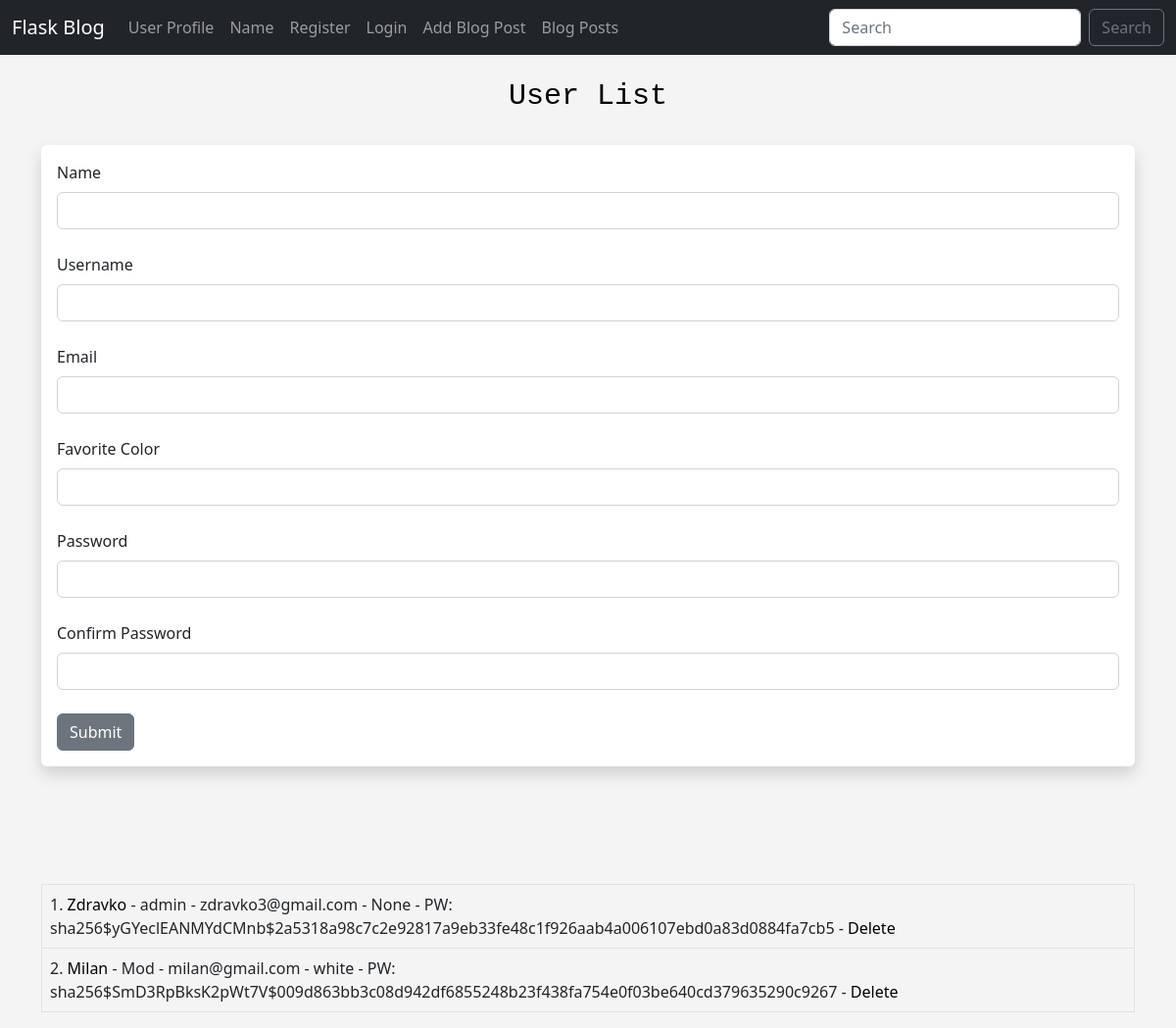
Screenshot of /user/add with the database file from the repository.
### app.py (models this page shows, shortened)
class Users(db.Model, UserMixin):
	id = db.Column(db.Integer, primary_key=True)
	username = db.Column(db.String(20), nullable=False, unique=True)
	name = db.Column(db.String(200), nullable=False)
	email = db.Column(db.String(120), nullable=False, unique=True)
	favorite_color = db.Column(db.String(120))
	date_added = db.Column(db.DateTime, default=datetime.utcnow)
	password_hash = db.Column(db.String(128))
	posts = db.relationship('Posts', backref='poster')
	@property
	def password(self):
		raise AttributeError('password is not a readable attribute!')

### app.py (the view, shortened to what this page needs)
@app.route('/user/add', methods=['GET', 'POST'])
def add_user():
	name = None
	form = UserForm()
	our_users = Users.query.order_by(Users.date_added)
	return render_template("add_user.html",
		form=form,
		name=name,
		our_users=our_users)

### webforms.py
class UserForm(FlaskForm):
	name = StringField("Name", validators=[DataRequired()])
	username = StringField("Username", validators=[DataRequired()])
	email = StringField("Email", validators=[DataRequired()])
	favorite_color = StringField("Favorite Color")
	password_hash = PasswordField('Password', validators=[DataRequired(), EqualTo('password_hash2', message='Passwords Must Match!')])
	password_hash2 = PasswordField('Confirm Password', validators=[DataRequired()])
	submit = SubmitField("Submit")

class SearchForm(FlaskForm):
	searched = StringField("Searched", validators=[DataRequired()])
	submit = SubmitField("Submit")

### app.py (called while the page is built)
@app.context_processor
def base():
	form = SearchForm()
	return dict(form=form)

### templates/add_user.html (shortened to what this page needs)
{% extends 'base.html' %}
{% block content %}
{% if name %}
	<h1>User Added!</h1>
	<br/><br/><br/>
	<table class="table table-hover
	table-bordered">
	{% for our_user in our_users %}
	<tr>
	<td>{{ our_user.id }}. <a href="{{ url_for('update', id=our_user.id) }}">
	{{ our_user.name }}</a> -
	{{ our_user.email }} - {{ our_user.favorite_color }} - <a href="{{ url_for('delete', id=our_user.id) }}">Delete</a> </td>
	</tr>
{% endfor %}
</table>
{% else %}
	<h1>User List</h1>
	<br/>
<div class="shadow p-3 mb-5 bg-body rounded">
	<form method="POST">
		{{ form.name.label(class="form-label") }}
		{{ form.name(class="form-control") }}
		<br/>
		{{ form.username.label(class="form-label") }}
		{{ form.username(class="form-control") }}
		<br/>
		{{ form.email.label(class="form-label") }}
		{{ form.email(class="form-control") }}
		<br/>
		{{ form.favorite_color.label(class="form-label") }}
		{{ form.favorite_color(class="form-control") }}
		<br/>
		{{ form.password_hash.label(class="form-label") }}
		{{ form.password_hash(class="form-control") }}
		<br/>
		{{ form.password_hash2.label(class="form-label") }}
		{{ form.password_hash2(class="form-control") }}
		<br/>
		{{ form.submit(class="btn btn-secondary") }}
	</form>
</div>
<br/><br/><br/>
<table class="table table-hover
table-bordered">
{% for our_user in our_users %}
	<tr>
	<td>{{ our_user.id }}. <a href="{{ url_for('update', id=our_user.id) }}">
	{{ our_user.name }}</a> - {{ our_user.username }} -
	{{ our_user.email }} - {{ our_user.favorite_color }} -
	PW: {{ our_user.password_hash }} -
	 <a href="{{ url_for('delete', id=our_user.id) }}">Delete</a> </td>
	</tr>
{% endfor %}
</table>
{% endif %}
{% endblock %}

### static/css/style.css (style rules this page uses)
h1 { color: black; font-size: 30px; font-family: monospace; text-align: center; }
body { background: #f4f4f4; }
a { text-decoration: none; color: black; }

### rows the page displays
Users: id "1", name "Zdravko", username "admin", email "zdravko3@gmail.com", favorite_color "None", password_hash "sha256$yGYeclEANMYdCMnb$2a5318a98c7c2e92817a9eb33fe48c1f926aab4a006107ebd0a83d0884fa7cb5"
Users: id "2", name "Milan", username "Mod", email "milan@gmail.com", favorite_color "white", password_hash "sha256$SmD3RpBksK2pWt7V$009d863bb3c08d942df6855248b23f438fa754e0f03be640cd379635290c9267"
